Frame 1 (no input): blank canvas, image omitted
Frame 60 (the mouse pressed at the canvas centre just before this capture): blank canvas, image omitted
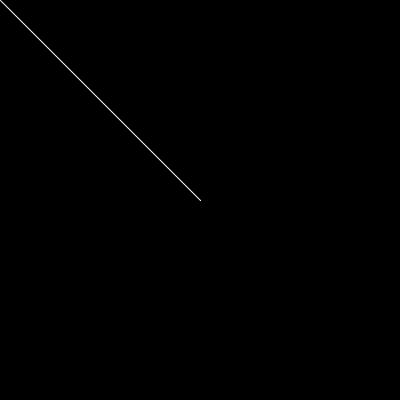
Frame 120 (the mouse held since frame 60 and released just before this capture)

The Processing sketch whose frames 1 and 60 were blank and that drew this single picture after the mouse press (run headless with seeded random() and noise(); from frame 60 on, the mouse is pressed at the canvas centre):

// Processing sketch: c_Mouse_Draw_Line
// ── c_Mouse_Draw_Line.pde
///////////////////////////////////////////
/*
 ++++++++++++++++++++++++++++++++++++++++++
 SYSTÈMES GRAPHIQUES 1.0
 AN INTRODUCTORY COURSE TO CREATIVE 
 CODING FOR GRAPHIC DESIGN STUDENTS.
 
 IMPLEMENTED BY THE FREE ART BUREAU 
 www.freeartbureau.org
 ++++++++++++++++++++++++++++++++++++++++++
 INTERACTION : SOURIS
 SKETCH : MOUSE_DRAW_LINE
 PARENT SKETCH : MOUSE_PRESSED_01
 TYPE : DYNAMIQUE
 */

/////////////////////////// GLOBALS ////////////////////////////


/////////////////////////// SETUP ////////////////////////////

void setup() {
  size(400, 400);
  stroke(255);
  background(0);
  smooth();
  noFill();
}

/////////////////////////// DRAW ////////////////////////////
void draw() {
  if (mousePressed == true) {
    line( mouseX, mouseY, pmouseX, pmouseY);
  }
}

/////////////////////////// FUNCTIONS ////////////////////////////
